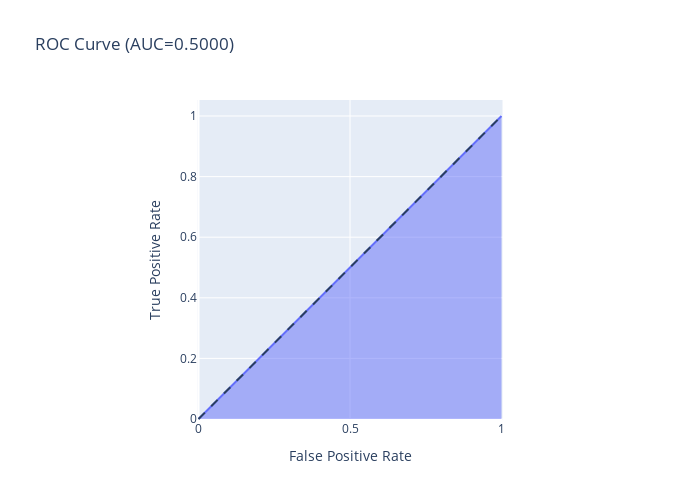

Write notebook code for a chart like this one.
### Code cell
fpr, tpr, thresholds = roc_curve(ytest,  y_pred)
#Plot ROC AUC Curve 
fig = px.area(
    x=fpr, y=tpr,
    title=f'ROC Curve (AUC={auc(fpr, tpr):.4f})',
    labels=dict(x='False Positive Rate', y='True Positive Rate'),
    width=700, height=500
)
fig.add_shape(
    type='line', line=dict(dash='dash'),
    x0=0, x1=1, y0=0, y1=1
)

fig.update_yaxes(scaleanchor="x", scaleratio=1)
fig.update_xaxes(constrain='domain')
fig.show()

### Figure 1 — Plotly figure (JSON) as saved in the notebook; plotly's stock layout.template omitted (floating-point values rounded to 4 significant figures)
{"data": [{"hovertemplate": "False Positive Rate=%{x}<br>True Positive Rate=%{y}<extra></extra>", "legendgroup": "", "line": {"color": "#636efa"}, "mode": "lines", "name": "", "orientation": "v", "showlegend": false, "stackgroup": "1", "type": "scatter", "x": [0, 1], "xaxis": "x", "y": [0, 1], "yaxis": "y"}], "layout": {"height": 500, "legend": {"tracegroupgap": 0}, "shapes": [{"line": {"dash": "dash"}, "type": "line", "x0": 0, "x1": 1, "y0": 0, "y1": 1}], "title": {"text": "ROC Curve (AUC=0.5000)"}, "width": 700, "xaxis": {"anchor": "y", "constrain": "domain", "domain": [0, 1], "title": {"text": "False Positive Rate"}}, "yaxis": {"anchor": "x", "domain": [0, 1], "scaleanchor": "x", "scaleratio": 1, "title": {"text": "True Positive Rate"}}}}
